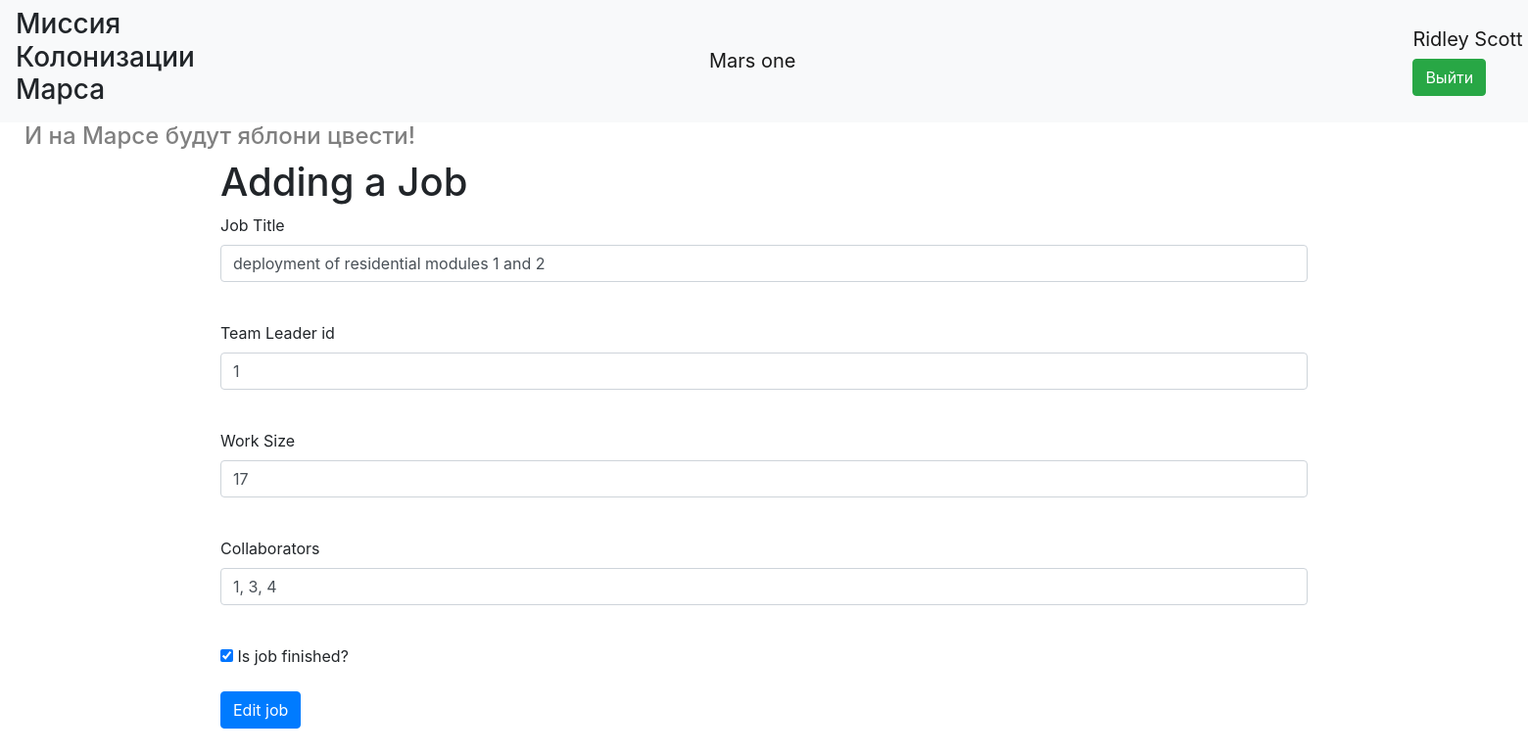
/job/1 (signed in), run on the app's committed database.
### data/users.py (models this page shows, shortened)
class User(SqlAlchemyBase, UserMixin, SerializerMixin):
    __tablename__ = "users"
    id = sqlalchemy.Column(sqlalchemy.Integer,
                           primary_key=True, autoincrement=True)
    surname = sqlalchemy.Column(sqlalchemy.String, nullable=True)
    name = sqlalchemy.Column(sqlalchemy.String, nullable=True)
    age = sqlalchemy.Column(sqlalchemy.Integer, nullable=True)
    position = sqlalchemy.Column(sqlalchemy.String, nullable=True)
    speciality = sqlalchemy.Column(sqlalchemy.String, nullable=True)
    address = sqlalchemy.Column(sqlalchemy.String, nullable=True)
    email = sqlalchemy.Column(sqlalchemy.String, unique=True, nullable=True)
    hashed_password = sqlalchemy.Column(sqlalchemy.String, nullable=True)
    modified_date = sqlalchemy.Column(sqlalchemy.DateTime, nullable=True)
    jobs = orm.relation("Jobs", back_populates='user')

### data/jobs.py (models this page shows, shortened)
class Jobs(SqlAlchemyBase, UserMixin, SerializerMixin):
    __tablename__ = 'jobs'
    id = sqlalchemy.Column(sqlalchemy.Integer,
                           primary_key=True, autoincrement=True)
    team_leader = sqlalchemy.Column(sqlalchemy.Integer, sqlalchemy.ForeignKey("users.id"), nullable=True)
    job = sqlalchemy.Column(sqlalchemy.String, nullable=True)
    work_size = sqlalchemy.Column(sqlalchemy.Integer, nullable=True)
    collaborators = sqlalchemy.Column(sqlalchemy.String, nullable=True)
    start_date = sqlalchemy.Column(sqlalchemy.DateTime, nullable=True)
    end_date = sqlalchemy.Column(sqlalchemy.DateTime, nullable=True)
    is_finished = sqlalchemy.Column(sqlalchemy.BOOLEAN, nullable=True)
    user = orm.relation('User')

### main.py (the view, shortened to what this page needs)
@app.route('/job/<int:job_id>', methods=['GET', 'POST'])
@login_required
def edit_job(job_id):
    form = AddJobForm()
    if request.method == "GET":
        db_sess = db_session.create_session()
        job = db_sess.query(Jobs).filter(Jobs.id == job_id,
                                         Jobs.team_leader == current_user.id).first()
        if job:
            form.team_leader.data = job.user.id
            form.job.data = job.job
            form.work_size.data = job.work_size
            form.collaborators.data = job.collaborators
            form.is_finished.data = job.is_finished
        else:
            abort(404)
    form.submit.label.text = "Edit job"
    return render_template('add_jobs.html', title="Edit Job", form=form)

### forms/job_form.py
class AddJobForm(FlaskForm):
    team_leader = StringField("Team Leader id", validators=[DataRequired()])
    job = StringField("Job Title", validators=[DataRequired()])
    work_size = StringField("Work Size", validators=[DataRequired()])
    collaborators = StringField("Collaborators", validators=[DataRequired()])
    is_finished = BooleanField('Is job finished?')
    submit = SubmitField('Add job')

### data/db_session.py (called while the page is built)
def create_session() -> Session:
    global __factory
    return __factory()

### main.py (called while the page is built)
@login_manager.user_loader
def load_user(user_id):
    db_sess = db_session.create_session()
    return db_sess.query(User).get(user_id)

### templates/add_jobs.html (shortened to what this page needs)
{% extends "base.html" %}
{% block content %}
<h1>Adding a Job</h1>
<form action="" method="post">
    <p>
        {{ form.job.label }}<br>
        {{ form.job(class="form-control") }}<br>
    </p>
    <p>
        {{ form.team_leader.label }}<br>
        {{ form.team_leader(class="form-control") }}<br>
    </p>
    <p>
        {{ form.work_size.label }}<br>
        {{ form.work_size(class="form-control") }}<br>
    </p>
    <p>
        {{ form.collaborators.label }}<br>
        {{ form.collaborators(class="form-control") }}<br>
    </p>
    <p>{{ form.is_finished }} {{ form.is_finished.label }}</p>
    <p>{{ form.submit(type="submit", class="btn btn-primary") }}</p>
</form>
{% endblock %}

### templates/base.html (shortened to what this page needs)
<!doctype html>
<html lang="en" xmlns="http://www.w3.org/1999/html">
<head>
    <link rel="stylesheet"
          href="https://stackpath.bootstrapcdn.com/bootstrap/4.4.1/css/bootstrap.min.css"
>
    <link rel="stylesheet" href="static/css/style.css">
</head>
<body>
<header>
    <nav class="navbar navbar-light bg-light navbar-expand-lg">
        <h3 style="margin-right:525px">Миссия Колонизации Марса</h3>
        <a style="margin-right:630px" class="navbar-brand" href="/">Mars one</a>
        {% if title != "Авторизация"%}
            {% if current_user.is_authenticated %}
                <p style="margin-top: 10px;">
                    <a class="navbar-brand" >{{ current_user.name + " " + current_user.surname}}</a>
                    <a class="btn btn-success"  href="/logout">Выйти</a>
                </p>
            {% else %}
                <p style="margin-top: 15px;">
                    <a class="btn btn-primary " href="/register">Зарегистрироваться</a>
                    <a class="btn btn-success" href="/login">Войти</a>
                </p>
            {% endif %}
        {% endif %}
    </nav>
</header>
<h4 style="padding-left: 25px; color:grey">И на Марсе будут яблони цвести!</h4>
<main role="main" class="container">
    {% block content %}{% endblock %}
</main>
</body>

### data on the page
User: name+surname "Ridley Scott"
Jobs: job "deployment of residential modules 1 and 2", team_leader "1", work_size "17", collaborators "1, 3, 4", is_finished "☑"
